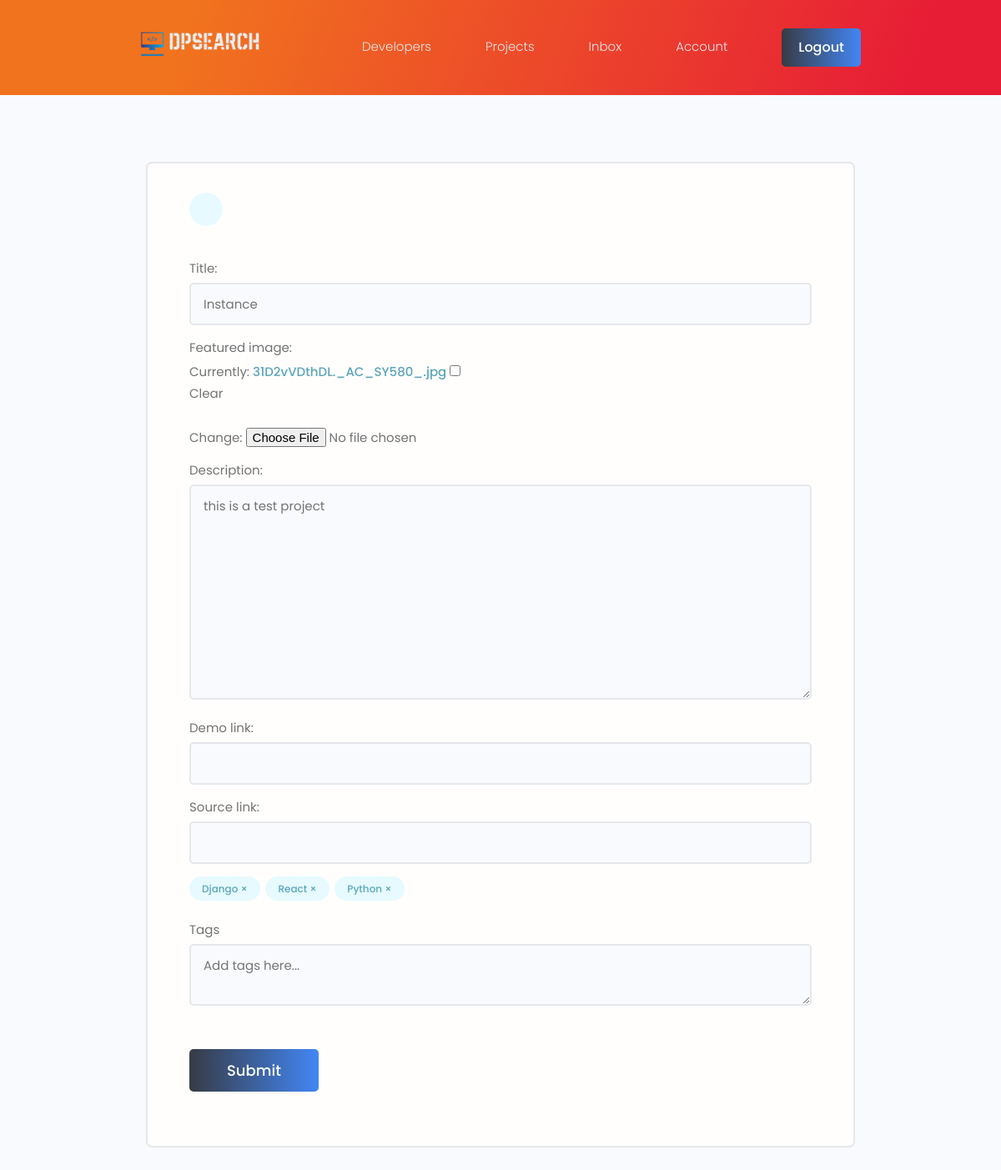
Screenshot of /projects/instance/edit/ (signed in) with the database file from the repository.
### projects/models.py (models this page shows, shortened)
class Project(models.Model):
    owner = models.ForeignKey(Profile, null=True, blank=True, on_delete=models.CASCADE)
    title = models.CharField(max_length=255)
    slug = models.SlugField(max_length=255)
    featured_image = models.ImageField(null=True, blank=True, default='default.jpg')
    description = models.TextField(blank=True, null=True)
    demo_link = models.CharField(max_length=2048, null=True, blank=True)
    source_link = models.CharField(max_length=2048, null=True, blank=True)
    tags = models.ManyToManyField('Tag', blank=True)
    vote_ratio = models.IntegerField(default=0, null=True, blank=True)
    vote_total = models.IntegerField(default=0, null=True, blank=True)
    created = models.DateTimeField(auto_now_add=True)
    id = models.UUIDField(default=uuid.uuid4, unique=True, primary_key=True, editable=False)
    class Meta:
        verbose_name_plural = 'Projects'
        ordering = ['-vote_ratio', '-vote_total', 'title']

class Tag(models.Model):
    owner = models.ForeignKey(Profile, null=True, blank=True, on_delete=models.CASCADE)
    name = models.CharField(max_length=255, null=True, blank=True)
    created = models.DateTimeField(auto_now_add=True)
    id = models.UUIDField(default=uuid.uuid4, unique=True, primary_key=True, editable=False)
    class Meta:
        verbose_name_plural = 'Tags'

### projects/views.py (the view, shortened to what this page needs)
# urls.py: path("<slug:slug>/edit/", views.update_project, name="update-project"),
@login_required(login_url='login')
def update_project(request, slug):
    profile = request.user.profile
    project = profile.project_set.get(slug=slug)
    form = ProjectForm(instance=project)
    context = {"form":form, "project": project}
    return render(request, "projects/project_form.html", context)

### projects/forms.py
class ProjectForm(ModelForm):
    class Meta:
        model = Project
        fields = [
            'title',
            'featured_image',
            'description',
            'demo_link',
            'source_link'
        ]
    def __init__(self, *args, **kwargs):
        super().__init__(*args, **kwargs)
        for field in self.fields.values():
            field.widget.attrs.update({"class": "input"})

### projects/templates/projects/project_form.html (shortened to what this page needs)
{% extends 'main.html' %}
{% block content %}
<main class="formPage my-xl">
    <div class="content-box">
        <div class="formWrapper">
            <a class="backButton" href="#"></a>
            <br>
            <form class="form" method="POST" enctype="multipart/form-data">
                {% for field in form %}
                <div class="form__field">
                    <label for="formInput#text">{{field.label}}: </label>
                    {{field}}
                </div>
                {% endfor %}
                <div class="form__field">
                    {% for tag in project.tags.all %}
                        <div class="project-tag tag tag--pill tag--main " data-tag="{{tag.id}}" data-project="{{project.id}}">{{tag.name}} &#215;</div>
                    {% endfor %}
                </div>
                <div class="form__field">
                    <label for="formInput#text">Tags</label>
                    <textarea name="newTags" class="input" id="" placeholder="Add tags here..."></textarea>
                </div>
                <input class="btn btn--sub btn--lg  my-md" type="submit" value="Submit" />
            </form>
        </div>
    </div>
</main>
{% endblock content %}

### static/styles/app.css (style rules this page uses)
:root { --color-sub: #2d2d39; }
.btn--sub { background: #373b44; background: -webkit-linear-gradient(to right, #373b44, #4286f4); background: linear-gradient(to right, #373b44, #4286f4); color: white !important; font-weight: 500 !important; }
.content-box { width: 95%; max-width: 85rem; margin: 0 auto; }
.backButton { background: var(--color-main-light); color: var(--color-main); width: 4rem; height: 4rem; display: flex; align-items: center; justify-content: center; border-radius: 50%; }
.formPage .formWrapper { list-style: none; background: var(--color-white); padding: 3.5rem 5rem; border: 2px solid var(--color-light); border-radius: 0.7rem; }

### static/uikit/styles/modules/_variables.css (style rules this page uses)
:root { --color-main: #5aa5b9; --color-main-light: #e6faff; --color-sub: #3f4156; --color-sub-light: #51546e; --color-sub-lighter: #ededfd; --color-text: #737373; --color-gray: #8b8b8b; --color-light: #e5e7eb; --color-light-gray: #767676; --color-bg: #f8fafd; --color-white: #fffefd; --color-white-light: #f3f3f3; --color-success: #359e64; --color-success-bg: #def8e8; --color-error: #fc4b0b; --color-error-bg: #fff2ee; --font-base: 'Poppins', arial, helvetica, 'Segoe UI', roboto, ubuntu, sans-serif; --font-monospace: 'Fira Code', 'Courier New', courier, monospace; --font-regular: 300; --font-medium: 500; --font-bold: 700; --generic-shadow: 1px 1px 5px #00000010; --generic-transition: all 0.3s ease-in-out; }

### static/uikit/styles/modules/_base.css (style rules this page uses)
* { margin: 0; padding: 0; box-sizing: border-box; text-rendering: optimizeLegibility; color: inherit; font-size: inherit; }
html { font-size: 50%; }
@media only screen and (min-width: 480px) { html { font-size: 56.25%; } }
@media only screen and (min-width: 1200px) { html { font-size: 62.5%; } }
body { line-height: 1.6; font-weight: 400; font-size: 1.5rem; color: var(--color-text); background-color: var(--color-bg); min-height: 100vh; }

### static/uikit/styles/modules/_typography.css (style rules this page uses)
* { font-family: var(--font-base); }
a { padding-bottom: 2px; text-decoration: none; display: inline-block; color: var(--color-main); font-weight: var(--font-medium); }

### static/uikit/styles/modules/_utilities.css (style rules this page uses)
.my-md { margin: 3rem auto; }
.my-xl { margin: 8rem auto; }

### static/uikit/styles/modules/_button.css (style rules this page uses)
.btn { display: inline-block; position: relative; cursor: pointer; background-color: var(--color-light); font-weight: var(--font-medium); color: var(--color-sub); text-decoration: none; padding: 1rem 2rem; border-radius: 0.5rem; border: none; width: -webkit-fit-content; width: -moz-fit-content; width: fit-content; height: -webkit-fit-content; height: -moz-fit-content; height: fit-content; font-size: 1.6rem; outline-width: 0; outline-color: transparent; -webkit-backface-visibility: hidden; backface-visibility: hidden; transition: all 0.3s ease-in-out; }
.btn--sub { background-color: var(--color-sub); color: var(--color-white); }
.btn--lg { font-size: 1.8rem; padding: 1.2rem 4.5rem; }

### static/uikit/styles/modules/_form.css (style rules this page uses)
.form { display: block; }
.form__field { margin-top: 1.5rem; margin-bottom: 1.5rem; }
.form__label, .form__field > label { display: block; margin-bottom: 0.5rem; color: var(--color-text); }
input.input[type='text'], input.input[type='email'], input.input[type='password'], input.input[type='number'], textarea.input { min-width: 24rem; width: 100%; padding: 1.2rem 1.5rem; border-radius: 0.5rem; border: 2px solid var(--color-light); transition: all 0.3s ease-in-out; background-color: var(--color-bg); }

### static/uikit/styles/modules/_tag.css (style rules this page uses)
.tag { display: inline-flex; align-items: center; background-color: var(--color-sub); height: -webkit-fit-content; height: -moz-fit-content; height: fit-content; width: -webkit-fit-content; width: -moz-fit-content; width: fit-content; border-radius: 0.5rem; padding: 0.5rem 1.5rem; font-size: 1.2rem; cursor: pointer; }
.tag:not(:last-child) { margin-right: 0.25rem; margin-bottom: 0.75rem; }
.tag--pill { border-radius: 5rem; }
.tag--main, .tag--main > small { background: var(--color-main-light); color: var(--color-main); font-weight: 500; }

### rows the page displays
Project: form "Instance" "this is a test project"
Tag: name "Django"
Tag: name "React"
Tag: name "Python"

### other values shown
{{ field.label }} "Title" "Featured image" "Description" "Demo link" "Source link"
